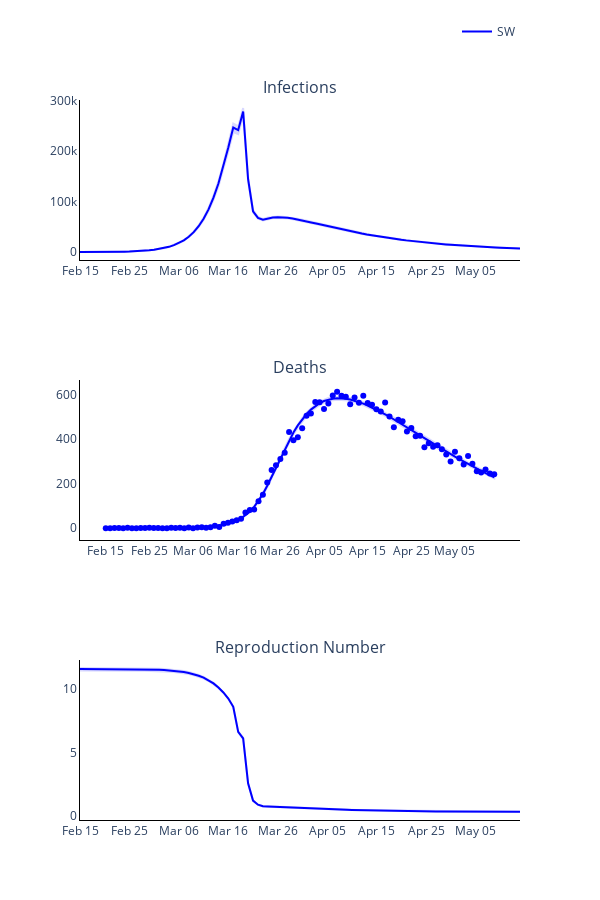

Source (notebook cell):
### Markdown cell above
### Plot observed versus predicted using model with inferred parameters

### Code cell
# Trace names - represent the solver used for the simulation
trace_name = regions
titles = ['Infections', 'Deaths', 'Reproduction Number']

fig = go.Figure()
fig = make_subplots(rows=len(titles), cols=1, subplot_titles=tuple(titles), horizontal_spacing = 0.15)

# Plot (continuous predicted timeline and pointwise observed numbers each day)
for r, region in enumerate(regions):
    # Plot of infections
    fig.add_trace(
        go.Scatter(
            x=times,
            y=new_infec_mean[r].tolist(),
            mode='lines',
            name=trace_name[r],
            line_color=colours[r]
        ),
        row= 1,
        col= 1
    )

    fig.add_trace(
        go.Scatter(
            x=times + times[::-1],
            y=new_infec_upper[r].tolist() + new_infec_lower[r].tolist()[::-1],
            fill='toself',
            fillcolor=colours[r],
            line_color=colours[r],
            opacity=0.15,
            mode='lines',
            showlegend=False,
            name=trace_name[r]
        ),
        row= 1,
        col= 1
    )

    # fig.add_trace(
    #     go.Scatter(
    #         x=serology_times,
    #         y=np.sum(np.multiply(np.nan_to_num(np.divide(positives_data[r], tests[r])), susceptibles[r]), axis=1).tolist(),
    #         mode='markers',
    #         name=trace_name[r],
    #         showlegend=False,
    #         line_color=colours[r]
    #     ),
    #     row= 1,
    #     col= 1
    # )

    # Plot deaths
    fig.add_trace(
        go.Scatter(
            x=times,
            y=deaths_mean[r].tolist(),
            mode='lines',
            name=trace_name[r],
            showlegend=False,
            line_color=colours[r]
        ),
        row= 2,
        col= 1
    )

    fig.add_trace(
        go.Scatter(
            x=times + times[::-1],
            y=deaths_upper[r].tolist() + deaths_lower[r].tolist()[::-1],
            fill='toself',
            fillcolor=colours[r],
            line_color=colours[r],
            opacity=0.15,
            mode='lines',
            showlegend=False,
            name=trace_name[r]
        ),
        row= 2,
        col= 1
    )

    fig.add_trace(
        go.Scatter(
            x=times,
            y=np.sum(deaths_data[r], axis=1).tolist(),
            mode='markers',
            name=trace_name[r],
            showlegend=False,
            line_color=colours[r]
        ),
        row= 2,
        col= 1
    )

    # Plot reproduction number
    fig.add_trace(
        go.Scatter(
            x=times,
            y=reprod_num_mean[r].tolist(),
            mode='lines',
            name=trace_name[r],
            showlegend=False,
            line_color=colours[r]
        ),
        row= 3,
        col= 1
    )

    fig.add_trace(
        go.Scatter(
            x=times + times[::-1],
            y=reprod_num_upper[r].tolist() + reprod_num_lower[r].tolist()[::-1],
            fill='toself',
            fillcolor=colours[r],
            line_color=colours[r],
            opacity=0.15,
            mode='lines',
            showlegend=False,
            name=trace_name[r]
        ),
        row= 3,
        col= 1
    )

# Add axis labels
fig.update_layout(
    width=600, 
    height=900,
    plot_bgcolor='white',
    xaxis=dict(
        linecolor='black',
        tickvals=np.arange(1, 90, 10).tolist(),
        ticktext=['Feb 15', 'Feb 25', 'Mar 06', 'Mar 16', 'Mar 26', 'Apr 05', 'Apr 15', 'Apr 25', 'May 05', 'May 15']),
    yaxis=dict(linecolor='black'),
    xaxis2=dict(
        linecolor='black',
        tickvals=np.arange(1, 90, 10).tolist(),
        ticktext=['Feb 15', 'Feb 25', 'Mar 06', 'Mar 16', 'Mar 26', 'Apr 05', 'Apr 15', 'Apr 25', 'May 05', 'May 15']),
    yaxis2=dict(linecolor='black'),
    xaxis3=dict(
        linecolor='black',
        tickvals=np.arange(1, 90, 10).tolist(),
        ticktext=['Feb 15', 'Feb 25', 'Mar 06', 'Mar 16', 'Mar 26', 'Apr 05', 'Apr 15', 'Apr 25', 'May 05', 'May 15']),
    yaxis3=dict(linecolor='black'),
    legend=dict(
        orientation='h',
        yanchor="bottom",
        y=1.075,
        xanchor="right",
        x=1)
    )

fig.write_image('images/Figure-3-synthetic.pdf')
fig.show()

### Figure 1 — Plotly figure (JSON) as saved in the notebook; plotly's stock layout.template omitted (floating-point values rounded to 4 significant figures; data arrays with more than 128 entries replaced by an {"elided": "..."} marker saying what was removed)
{"data": [{"line": {"color": "blue"}, "mode": "lines", "name": "SW", "type": "scatter", "x": [1, 2, 3, 4, 5, 6, 7, 8, 9, 10, 11, 12, 13, 14, 15, 16, 17, 18, 19, 20, 21, 22, 23, 24, 25, 26, 27, 28, 29, 30, 31, 32, 33, 34, 35, 36, 37, 38, 39, 40, 41, 42, 43, 44, 45, 46, 47, 48, 49, 50, 51, 52, 53, 54, 55, 56, 57, 58, 59, 60, 61, 62, 63, 64, 65, 66, 67, 68, 69, 70, 71, 72, 73, 74, 75, 76, 77, 78, 79, 80, 81, 82, 83, 84, 85, 86, 87, 88, 89, 90], "xaxis": "x", "y": [276.5, 200.2, 176.6, 189.2, 229.9, 295.7, 388.1, 512.0, 675.7, 890.7, 1173.0, 1543.0, 2030.0, 2668.0, 3506.0, 4606.0, 6046.0, 7932.0, 10400.0, 13630.0, 17830.0, 23280.0, 30350.0, 39470.0, 51130.0, 65900.0, 84460.0, 107500.0, 135500.0, 168700.0, 206700.0, 246200.0, 241300.0, 277800.0, 144100.0, 80760.0, 67630.0, 63910.0, 66780.0, 68350.0, 68870.0, 68560.0, 67630.0, 66240.0, 64500.0, 62520.0, 60380.0, 58150.0, 55870.0, 53570.0, 51290.0, 49030.0, 46820.0, 44670.0, 42580.0, 40560.0, 38620.0, 36740.0, 34950.0, 33230.0, 31580.0, 30000.0, 28490.0, 27060.0, 25690.0, 24390.0, 23150.0, 21970.0, 20840.0, 19770.0, 18750.0, 17790.0, 16870.0, 16000.0, 15180.0, 14390.0, 13640.0, 12940.0, 12260.0, 11630.0, 11030.0, 10450.0, 9910.0, 9394.0, 8904.0, 8440.0, 8153.0, 7729.0, 7597.0, 7201.0], "yaxis": "y"}, {"fill": "toself", "fillcolor": "blue", "line": {"color": "blue"}, "mode": "lines", "name": "SW", "opacity": 0.15, "showlegend": false, "type": "scatter", "x": {"elided": "180 int values"}, "xaxis": "x", "y": {"elided": "180 float values"}, "yaxis": "y"}, {"line": {"color": "blue"}, "mode": "lines", "name": "SW", "showlegend": false, "type": "scatter", "x": [1, 2, 3, 4, 5, 6, 7, 8, 9, 10, 11, 12, 13, 14, 15, 16, 17, 18, 19, 20, 21, 22, 23, 24, 25, 26, 27, 28, 29, 30, 31, 32, 33, 34, 35, 36, 37, 38, 39, 40, 41, 42, 43, 44, 45, 46, 47, 48, 49, 50, 51, 52, 53, 54, 55, 56, 57, 58, 59, 60, 61, 62, 63, 64, 65, 66, 67, 68, 69, 70, 71, 72, 73, 74, 75, 76, 77, 78, 79, 80, 81, 82, 83, 84, 85, 86, 87, 88, 89, 90], "xaxis": "x2", "y": [0, 0.1619, 0.3876, 0.5075, 0.562, 0.5778, 0.5723, 0.5572, 0.5411, 0.5279, 0.524, 0.5326, 0.5569, 0.6032, 0.6772, 0.7861, 0.9399, 1.153, 1.444, 1.834, 2.354, 3.039, 3.953, 5.169, 6.762, 8.854, 11.57, 15.15, 19.88, 26.01, 33.93, 44.19, 57.42, 74.29, 95.58, 121.9, 153.7, 190.4, 230.6, 272.8, 315.0, 355.8, 394.3, 429.5, 460.9, 488.6, 512.1, 531.9, 548.2, 561.0, 570.4, 576.9, 581.0, 582.9, 582.8, 580.8, 577.2, 572.2, 566.0, 558.7, 550.4, 541.3, 531.7, 521.5, 511.0, 500.0, 488.5, 476.6, 464.5, 452.4, 440.3, 428.3, 416.2, 403.9, 391.6, 379.4, 367.3, 355.5, 343.9, 332.4, 321.1, 309.8, 298.8, 288.0, 277.5, 267.3, 257.3, 247.5, 238.0, 228.7], "yaxis": "y2"}, {"fill": "toself", "fillcolor": "blue", "line": {"color": "blue"}, "mode": "lines", "name": "SW", "opacity": 0.15, "showlegend": false, "type": "scatter", "x": {"elided": "180 int values"}, "xaxis": "x2", "y": {"elided": "180 float values"}, "yaxis": "y2"}, {"line": {"color": "blue"}, "mode": "markers", "name": "SW", "showlegend": false, "type": "scatter", "x": [1, 2, 3, 4, 5, 6, 7, 8, 9, 10, 11, 12, 13, 14, 15, 16, 17, 18, 19, 20, 21, 22, 23, 24, 25, 26, 27, 28, 29, 30, 31, 32, 33, 34, 35, 36, 37, 38, 39, 40, 41, 42, 43, 44, 45, 46, 47, 48, 49, 50, 51, 52, 53, 54, 55, 56, 57, 58, 59, 60, 61, 62, 63, 64, 65, 66, 67, 68, 69, 70, 71, 72, 73, 74, 75, 76, 77, 78, 79, 80, 81, 82, 83, 84, 85, 86, 87, 88, 89, 90], "xaxis": "x2", "y": [0, 0, 1, 1, 0, 2, 0, 0, 1, 1, 2, 1, 1, 0, 0, 2, 1, 2, 0, 3, 0, 3, 5, 2, 4, 11, 6, 20, 25, 30, 36, 43, 71, 82, 84, 121, 150, 205, 261, 282, 311, 338, 432, 394, 408, 448, 504, 515, 566, 565, 535, 559, 595, 612, 594, 590, 556, 586, 563, 594, 561, 554, 533, 523, 564, 501, 453, 487, 480, 434, 450, 412, 415, 363, 381, 365, 372, 354, 331, 299, 343, 314, 286, 324, 289, 256, 250, 263, 246, 242], "yaxis": "y2"}, {"line": {"color": "blue"}, "mode": "lines", "name": "SW", "showlegend": false, "type": "scatter", "x": [1, 2, 3, 4, 5, 6, 7, 8, 9, 10, 11, 12, 13, 14, 15, 16, 17, 18, 19, 20, 21, 22, 23, 24, 25, 26, 27, 28, 29, 30, 31, 32, 33, 34, 35, 36, 37, 38, 39, 40, 41, 42, 43, 44, 45, 46, 47, 48, 49, 50, 51, 52, 53, 54, 55, 56, 57, 58, 59, 60, 61, 62, 63, 64, 65, 66, 67, 68, 69, 70, 71, 72, 73, 74, 75, 76, 77, 78, 79, 80, 81, 82, 83, 84, 85, 86, 87, 88, 89, 90], "xaxis": "x3", "y": [11.53, 11.53, 11.53, 11.53, 11.53, 11.53, 11.53, 11.53, 11.52, 11.52, 11.52, 11.52, 11.51, 11.5, 11.5, 11.49, 11.47, 11.45, 11.43, 11.4, 11.35, 11.3, 11.23, 11.13, 11.01, 10.86, 10.66, 10.41, 10.09, 9.698, 9.217, 8.567, 6.602, 6.087, 2.57, 1.21, 0.8892, 0.764, 0.7449, 0.7254, 0.7056, 0.686, 0.6667, 0.6478, 0.6294, 0.6117, 0.5947, 0.5784, 0.5628, 0.5479, 0.5337, 0.5202, 0.5074, 0.4952, 0.4837, 0.4727, 0.4623, 0.4525, 0.4432, 0.4344, 0.426, 0.4181, 0.4107, 0.4036, 0.3969, 0.3906, 0.3846, 0.3789, 0.3736, 0.3685, 0.3637, 0.3592, 0.3549, 0.3509, 0.3471, 0.3434, 0.34, 0.3368, 0.3337, 0.3308, 0.3281, 0.3255, 0.323, 0.3207, 0.3185, 0.3164, 0.3204, 0.3185, 0.3284, 0.3265], "yaxis": "y3"}, {"fill": "toself", "fillcolor": "blue", "line": {"color": "blue"}, "mode": "lines", "name": "SW", "opacity": 0.15, "showlegend": false, "type": "scatter", "x": {"elided": "180 int values"}, "xaxis": "x3", "y": {"elided": "180 float values"}, "yaxis": "y3"}], "layout": {"annotations": [{"font": {"size": 16}, "showarrow": false, "text": "Infections", "x": 0.5, "xanchor": "center", "xref": "paper", "y": 1, "yanchor": "bottom", "yref": "paper"}, {"font": {"size": 16}, "showarrow": false, "text": "Deaths", "x": 0.5, "xanchor": "center", "xref": "paper", "y": 0.6111, "yanchor": "bottom", "yref": "paper"}, {"font": {"size": 16}, "showarrow": false, "text": "Reproduction Number", "x": 0.5, "xanchor": "center", "xref": "paper", "y": 0.2222, "yanchor": "bottom", "yref": "paper"}], "height": 900, "legend": {"orientation": "h", "x": 1, "xanchor": "right", "y": 1.075, "yanchor": "bottom"}, "plot_bgcolor": "white", "width": 600, "xaxis": {"anchor": "y", "domain": [0, 1], "linecolor": "black", "ticktext": ["Feb 15", "Feb 25", "Mar 06", "Mar 16", "Mar 26", "Apr 05", "Apr 15", "Apr 25", "May 05", "May 15"], "tickvals": [1, 11, 21, 31, 41, 51, 61, 71, 81]}, "xaxis2": {"anchor": "y2", "domain": [0, 1], "linecolor": "black", "ticktext": ["Feb 15", "Feb 25", "Mar 06", "Mar 16", "Mar 26", "Apr 05", "Apr 15", "Apr 25", "May 05", "May 15"], "tickvals": [1, 11, 21, 31, 41, 51, 61, 71, 81]}, "xaxis3": {"anchor": "y3", "domain": [0, 1], "linecolor": "black", "ticktext": ["Feb 15", "Feb 25", "Mar 06", "Mar 16", "Mar 26", "Apr 05", "Apr 15", "Apr 25", "May 05", "May 15"], "tickvals": [1, 11, 21, 31, 41, 51, 61, 71, 81]}, "yaxis": {"anchor": "x", "domain": [0.7778, 1], "linecolor": "black"}, "yaxis2": {"anchor": "x2", "domain": [0.3889, 0.6111], "linecolor": "black"}, "yaxis3": {"anchor": "x3", "domain": [0, 0.2222], "linecolor": "black"}}}
